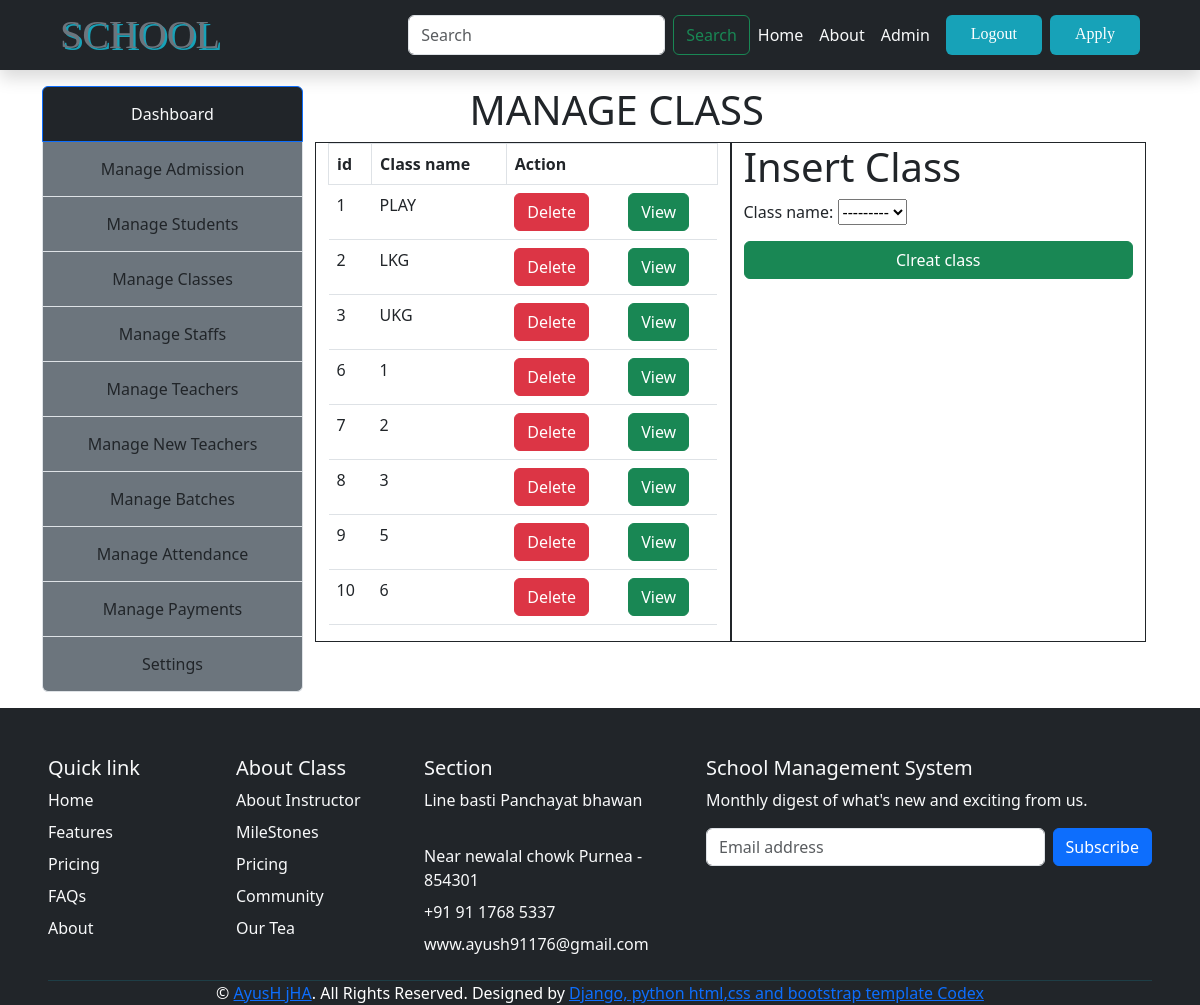
The page /manage-class/ (signed in) on the database its author committed.
### school_management/models.py (models this page shows, shortened)
class Classes(models.Model):
    class_name=models.CharField(max_length=100,choices=ClassList)

### school_management/views.py (the view)
# urls.py: path("manage-class/",manageClass,name="manageClass"),
@login_required
def manageClass(req):
    form = ClassForm(req.POST or None)
    data={}
    data['title'] = "Manage Class"
    data['form']=form
    if req.method =="POST":
        if form.is_valid():
            form.save()
            return redirect(manageClass)
    data["classess"]=Classes.objects.all()
    return render(req,"admin/manageClass.html",data)

### school_management/forms.py
class ClassForm(ModelForm):
    class Meta:
        model =Classes
        fields="__all__"

### template/admin/manageClass.html (shortened to what this page needs)
{% extends 'admin/adminBase.html'%}
{% block 'admin-content' %}
    <div class="contaner">
        <div class="row">
            <div class="col-8 mx-auto">
                <h1 class="fs-1">{{title|upper}}</h1>
            </div>
            <div class="row">
                <div class="col-6 mx-auto border border-dark">
                    <table class="table">
                        <tr>
                            <th class="border">id</th>
                            <th class="border">Class name</th>
                            <th colspan="3" class="border">Action</th>
                        </tr>
                        {% for stu in classess %}
                            <tr>
                                <td>{{stu.id}}</td>
                                <td>{{stu.class_name}}</td>
                                <td><a href="{% url 'deleteClass' stu.id %}" class="btn btn-danger">Delete</a></td>
                                <td><a href="{%url 'viewSingle' stu.id%}" class="btn btn-success">View</a></td>
                            </tr>
                        {%endfor%}
                    </table>
                </div>
                <div class="col-6 border border-dark">
                    <h1 class="fs-1">Insert Class</h1>
                    <form action="" method="post">
                        {{form.as_p}}
                        <input type="submit" value="Clreat class" class="w-100 btn btn-success">
                    </form>
                </div>
            </div>
        </div>
    </div>
{% endblock  %}

### rows shown on the page
Classes: id "1", class_name "PLAY"
Classes: id "2", class_name "LKG"
Classes: id "3", class_name "UKG"
Classes: id "6", class_name "1"
Classes: id "7", class_name "2"
Classes: id "8", class_name "3"
Classes: id "9", class_name "5"
Classes: id "10", class_name "6"

### other values the page prints
{{ title|upper }} "MANAGE CLASS"
